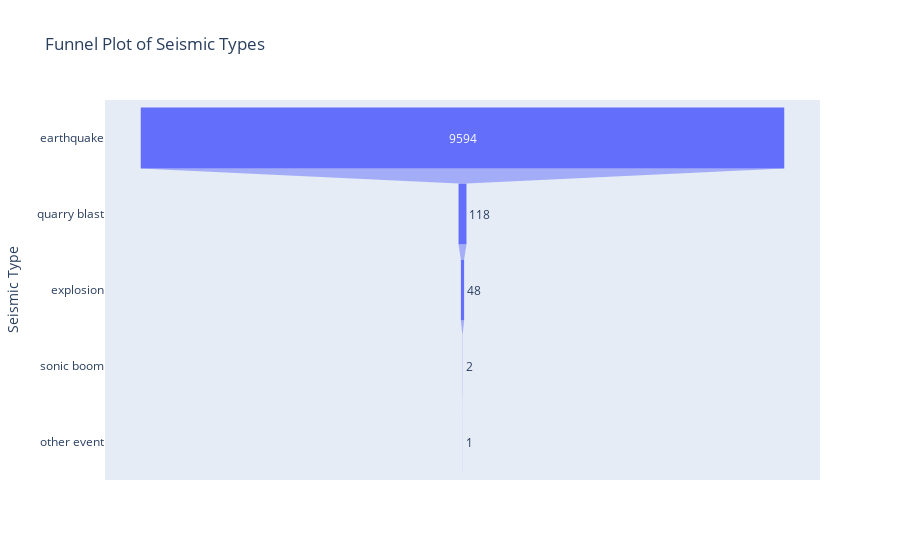

Here is the notebook cell this chart was saved with:
### Markdown cell above
## 4.Most frequent seismic activity

### Code cell
most_seismic_activity_types = data['type'].value_counts().reset_index()
most_seismic_activity_types.columns = ['Type', 'Count']
fig = px.funnel(
    most_seismic_activity_types,
    x='Count',
    y='Type', 
    title='Funnel Plot of Seismic Types',
    labels={'Count': 'Number of Seismic Events', 'Type': 'Seismic Type'}
)
fig.show()

### Figure 1 — Plotly figure (JSON) as saved in the notebook; plotly's stock layout.template omitted (floating-point values rounded to 4 significant figures)
{"data": [{"hovertemplate": "Number of Seismic Events=%{x}<br>Seismic Type=%{y}<extra></extra>", "legendgroup": "", "marker": {"color": "#636efa"}, "name": "", "orientation": "h", "showlegend": false, "type": "funnel", "x": [9594, 118, 48, 2, 1], "xaxis": "x", "y": ["earthquake", "quarry blast", "explosion", "sonic boom", "other event"], "yaxis": "y"}], "layout": {"legend": {"tracegroupgap": 0}, "title": {"text": "Funnel Plot of Seismic Types"}, "xaxis": {"anchor": "y", "domain": [0, 1], "title": {"text": "Number of Seismic Events"}}, "yaxis": {"anchor": "x", "domain": [0, 1], "title": {"text": "Seismic Type"}}}}
